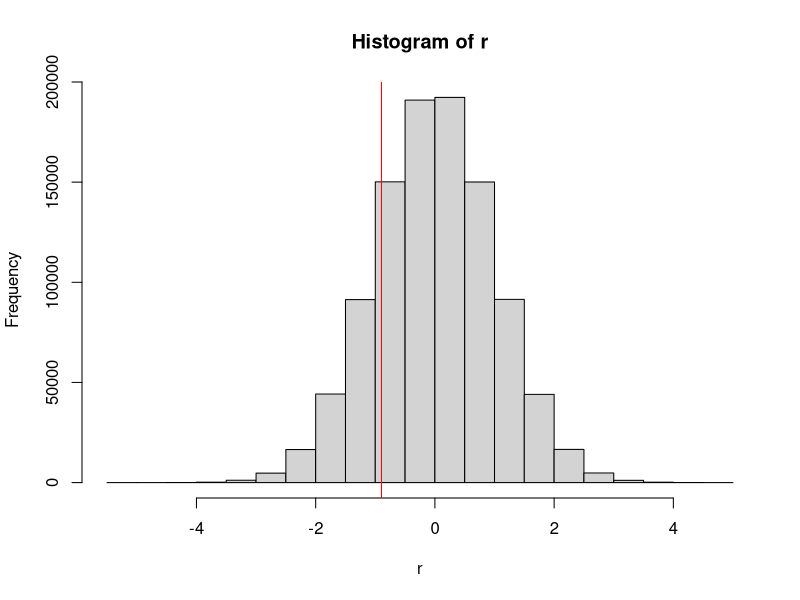
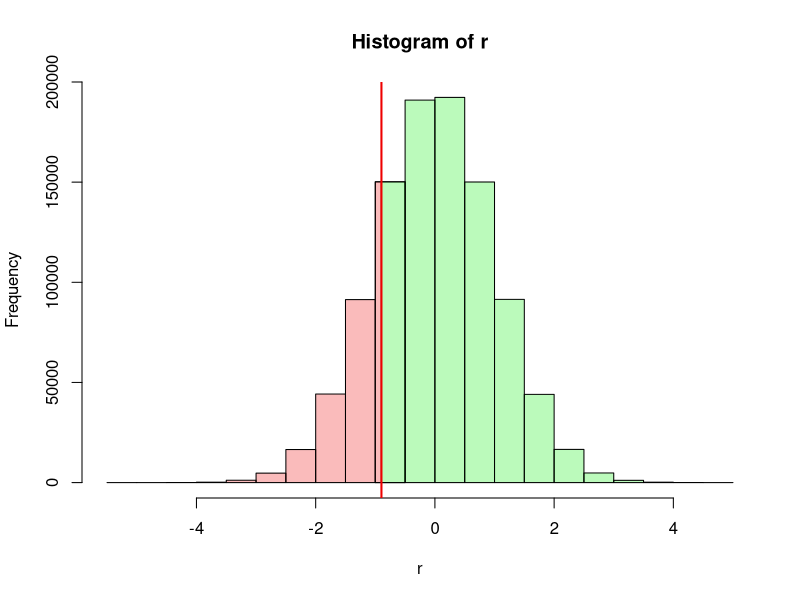
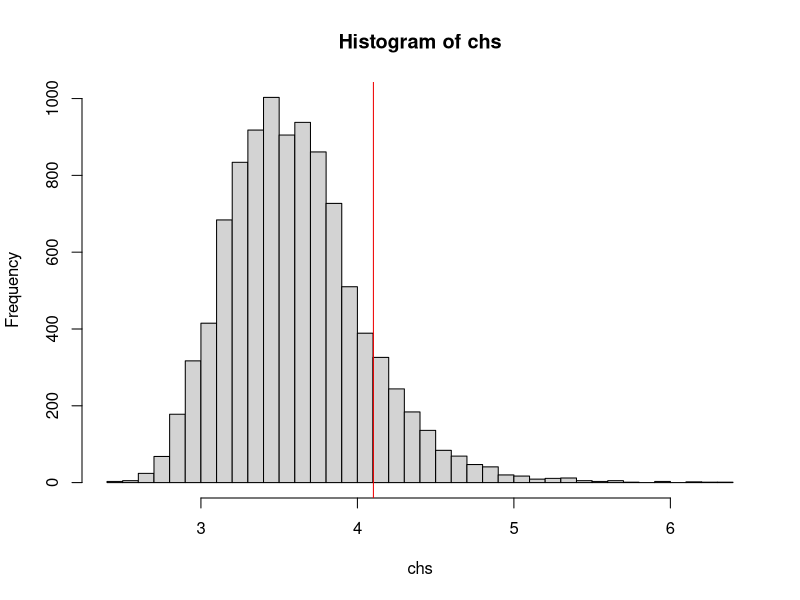

Write R code to recreate these figures, in order. (Note: this script raises an error after producing the figures.)
# tocID <- "FND-STA-Significance.R"
#
#
# Purpose:  A Bioinformatics Course:
#              R code accompanying the FND-STA-Significance unit.
#
# Version:  1.3
#
# Date:     2017-09  - 2020-09
# Author:   Boris Steipe (boris.steipe@utoronto.ca)
#
# Versions:
#           1.3    2020 Maintenance. Add sample solution.
#           1.2    Update set.seed() usage
#           1.1    Corrected treatment of empirical p-value
#           1.0    First contents
#
# TODO:
#
#
# == DO NOT SIMPLY  source()  THIS FILE! =======================================
#
# If there are portions you don't understand, use R's help system, Google for an
# answer, or ask your instructor. Don't continue if you don't understand what's
# going on. That's not how it works ...
# ==============================================================================


#TOC> ==========================================================================
#TOC> 
#TOC>   Section  Title                                              Line
#TOC> ------------------------------------------------------------------
#TOC>   1        Significance and p-value                             49
#TOC>   1.1        Significance levels                                60
#TOC>   1.2        probability and p-value                            77
#TOC>   1.2.1          p-value illustrated                           109
#TOC>   2        One- or two-sided                                   165
#TOC>   3        Significance by integration                         209
#TOC>   4        Significance by simulation or permutation           215
#TOC>   5        Final tasks                                         327
#TOC>   6        Sample solutions                                    336
#TOC>   6.1                                                          338
#TOC>   6.2                                                          342
#TOC>   6.3                                                          346
#TOC> 
#TOC> ==========================================================================


# =    1  Significance and p-value  ============================================

# The idea of the probability of an event has a precise mathematical
# interpretation, but how is it useful to know the probability? Usually we are
# interested in whether we should accept or reject a hypothesis based on the
# observations we have. A rational way to do this is to say: if the probability
# of observing the data is very small under the null-hypothesis, then we will
# assume the observation is due to something other than the null-hypothesis. But
# what do we mean by the "probability of our observation"? And what is "very
# small"?

# ==   1.1  Significance levels  ===============================================

# A "very small" probability is purely a matter of convention - a cultural
# convention. In the biomedical field we usually call probabilities of less then
# 0.05 (5%) small enough to reject the null-hypothesis. Thus we call
# observations with a probability of less than 0.05 "significant" and if we want
# to highlight this in text or in a graph, we often mark them with an asterisk
# (*). Also we often call observations with a probability of less than 0.01
# "highly significant" and mark them with two asterisks (**). But there is no
# special significance in these numbers, the cutoff point for significance could
# also be 0.0498631, or 0.03, or 1/(pi^3). 0.05 is just the value that the
# British statistician Ronald Fisher happened to propose for this purpose in
# 1925. Incidentally, Fisher later recommended to use different cutoffs for
# different purposes (cf.
# https://en.wikipedia.org/wiki/Statistical_significance).


# ==   1.2  probability and p-value  ===========================================

# But what do we even mean by the probability of an observation?
# Assume I am drawing samples from a normal distribution with a mean of 0 and a
# standard deviation of 1. The sample I get is ...

set.seed(sqrt(5))
x <- rnorm(1)
set.seed(NULL)

print(x, digits = 22)
# [1] -0.8969145466249813791748

# So what's the probability of that number? Obviously, the probability of
# getting exactly this number is very, very, very small. But also obviously,
# this does not mean that observing this number is in any way significant - we
# always observe some number. That's not what we mean in this case. There are
# several implicit assumptions when we speak of the probability of an
# observation:

# 1: the observation can be compared to a probability distribution;
# 2: that distribution can be integrated between any specific value
#      and its upper and lower bounds (or +- infinity).

# Then what we really mean by the probability of an observation in the context
# of that distribution is: the probability of observing that value, or a value
# more extreme than the one we have. We call this the p-value. Note that we are
# not talking about an individual number anymore, we are talking about the area
# under the curve between our observation and the upper (or lower) bound of the
# curve, as a fraction of the whole.


# ===   1.2.1  p-value illustrated                      

# Let's illustrate. First we draw a million random values from our
# standard, normal distribution:

N <- 1e6                             # one million
set.seed(112358)                     # set RNG seed for repeatable randomness
r <- rnorm(N)                        # N values from a normal distribution
set.seed(NULL)                       # reset the RNG

# Let's see what the distribution looks like:

(h <- hist(r))

# The histogram details are now available in the list h -  e.g. h$counts

# Where is the value we have drawn previously?
abline(v = x, col = "#EE0000")

# How many values are smaller?
sum(r < x)

# Let's color the bars:
#    first, make a vector of red and green colors for the bars with breaks
#    smaller and larger then x, white for the bar that contains x ...
hCol <- rep("#EE000044", sum(h$breaks < x) - 1)
hCol <- c(hCol, "#FFFFFFFF")
hCol <- c(hCol, rep("#00EE0044", sum(h$breaks > x) - 1))
# ... then plot the histogram, with colored bars ...
hist(r, col = hCol)
# ... add two colored rectangles into the white bar ...
idx <- sum(h$breaks < x)
xMin <- h$breaks[idx]
xMax <- h$breaks[idx + 1]
y <- h$counts[idx]
rect(xMin, 0, x, y, col = "#EE000044", border = TRUE)
rect(x, 0, xMax, y, col = "#00EE0044", border = TRUE)
# ... and a red line for our observation.
abline(v = x, col = "#EE0000", lwd = 2)

# The p-value of our observation is the red area as a fraction of the
# whole histogram (red + green).


# Task:
#    Explain how the expression sum(r < x) works to give us a count of values
#    with the property we are looking for. E.g., examine -4:4 < x

# Task:
#    Write an expression to estimate the probability that a value
#    drawn from the vector r is less-or-equal to x. The result you get
#    will depend on the exact values that went into the vector r but it should
#    be close to 0.185  That expression is the p-value associated with x.
#    (Sample solution 6.1)


# =    2  One- or two-sided  ===================================================

# The shape of our histogram confirms that the rnorm() function has returned
# values that appear distributed according to a normal distribution. In a normal
# distribution, readily available tables tell us that 5% of the values (i.e. our
# significance level) lie 1.96 (or approximately 2) standard deviations away
# from the mean. Is this the case here? How many values in our vector r are
# larger than 1.96?

sum(r > 1.96)
# [1] 24589

# Wait - that's about 2.5% of 1,000,000, not 5% as expected. Why?

# The answer is: we have to be careful with two-sided distributions. 2 standard
# deviations away from the mean means either larger or smaller than 1.96 . This
# can give rise to errors. If we are simply are interested in outliers, no
# matter larger or smaller, then the 1.96 SD cutoff for significance is correct.
# But if we are specifically interested in, say, larger values, because a
# smaller value is not meaningful, then the significance cutoff, expressed as
# standard deviations, is relaxed. We can use the quantile function to see what
# the cutoff values are:

quantile(r)
quantile(r, probs = c(0.025, 0.975)) # for the symmetric 2.5% boundaries
# close to ± 1.96, as expected
quantile(r, probs = 0.95) # for the single 5% boundary
# close to 1.64 . Check counts to confirm:
sum(r > quantile(r, probs = 0.95))
# [1] 50000
# which is 5%, as expected.

# Task:
# Use abline() to add the p = 0.05 boundary for smaller values to the histogram.
# (Sample solution 6.2)

# To summarize: when we evaluate the significance of an event, we divide a
# probability distribution into two parts at the point where the event was
# observed. We then ask whether the integral over the more extreme part is less
# or more than 5% of the whole. If it is less, we deem the event to be
# significant.
#


# =    3  Significance by integration  =========================================

# If the underlying probability distribution can be analytically or numerically
# integrated, the siginificance of an observation can be directly computed.


# =    4  Significance by simulation or permutation  ===========================

# But whether the integration is correct, or relies on assumptions that may not
# be warranted for biological data, can be a highly technical question.
# Fortunately, we can often simply run a simulation, a random resampling, or a
# permutation and then count the number of outcomes, just as we did with our
# rnorm() samples. We call this an empirical p-value. (Actually, the "empirical
# p-value" is defined as (Nobs + 1) / (N + 1).  )

# Here is an example. Assume you have a protein sequence and
# you speculate that positively charged residues are close to negatively charged
# residues to balance charge locally. A statistic that would capture this is the
# mean minimum distance between all D,E residues and the closest R,K,H
# residue. Let's compute this for the sequence of yeast Mbp1.

MBP1 <- paste0("MSNQIYSARYSGVDVYEFIHSTGSIMKRKKDDWVNATHILKAANFAKAKRTRILEKEVLK",
               "ETHEKVQGGFGKYQGTWVPLNIAKQLAEKFSVYDQLKPLFDFTQTDGSASPPPAPKHHHA",
               "SKVDRKKAIRSASTSAIMETKRNNKKAEENQFQSSKILGNPTAAPRKRGRPVGSTRGSRR",
               "KLGVNLQRSQSDMGFPRPAIPNSSISTTQLPSIRSTMGPQSPTLGILEEERHDSRQQQPQ",
               "QNNSAQFKEIDLEDGLSSDVEPSQQLQQVFNQNTGFVPQQQSSLIQTQQTESMATSVSSS",
               "PSLPTSPGDFADSNPFEERFPGGGTSPIISMIPRYPVTSRPQTSDINDKVNKYLSKLVDY",
               "FISNEMKSNKSLPQVLLHPPPHSAPYIDAPIDPELHTAFHWACSMGNLPIAEALYEAGTS",
               "IRSTNSQGQTPLMRSSLFHNSYTRRTFPRIFQLLHETVFDIDSQSQTVIHHIVKRKSTTP",
               "SAVYYLDVVLSKIKDFSPQYRIELLLNTQDKNGDTALHIASKNGDVVFFNTLVKMGALTT",
               "ISNKEGLTANEIMNQQYEQMMIQNGTNQHVNSSNTDLNIHVNTNNIETKNDVNSMVIMSP",
               "VSPSDYITYPSQIATNISRNIPNVVNSMKQMASIYNDLHEQHDNEIKSLQKTLKSISKTK",
               "IQVSLKTLEVLKESSKDENGEAQTNDDFEILSRLQEQNTKKLRKRLIRYKRLIKQKLEYR",
               "QTVLLNKLIEDETQATTNNTVEKDNNTLERLELAQELTMLQLQRKNKLSSLVKKFEDNAK",
               "IHKYRRIIREGTEMNIEEVDSSLDVILQTLIANNNKNKGAEQIITISNANSHA")

# first we split this string into individual characters:
v <- unlist(strsplit(MBP1, ""))

# and find the positions of our charged residues

ED  <- grep("[ED]", v)
RKH <- grep("[RKH]", v)

sep <- numeric(length(ED)) # this vector will hold the distances
for (i in seq_along(ED)) {
  sep[i] <- min(abs(RKH - ED[i]))
}

# Task: read and explain this bit of code

# Now that sep is computed, what does it look like?

table(sep)  # these are the minimum distances
# 24 of D,E residues are adjacent to R,K,H;
# the longest separation is 28 residues.

# What is the mean separation?
mean(sep)

# The value is 4.1 . Is this significant? Honestly, I would be hard pressed
# to solve this analytically. But by permutation it's soooo easy.

# First, we combine what we have done above into a function:

chSep <- function(v) {
  # computes the mean minimum separation of oppositely charged residues
  # Parameter: v (char) a vector of amino acids in the one-letter code
  # Value: msep (numeric) mean minimum separation

  ED  <- grep("[EDed]", v)
  RKH <- grep("[RKHrkh]", v)

  sep <- numeric(length(ED))
  for (i in seq_along(ED)) {
    sep[i] <- min(abs(RKH - ED[i]))
  }
  return(mean(sep))
}

# Execute the function to define it.

# Confirm that the function gives the same result as the number we
# calculated above:
chSep(v)

# Now we can produce a random permutation of v, and recalculate

set.seed(pi)                       # set RNG seed for repeatable randomness
w <- sample(v, length(v))          # This shuffles the vector v. Memorize this
                                   # code paradigm. It is very useful.
set.seed(NULL)                     # reset the RNG



chSep(w)
# 3.273 ... that's actually less than what we had before.

# Let's do this 10000 times and record the results (takes a few seconds):

N <- 10000
chs <- numeric(N)
for (i in 1:N) {
  chs[i] <- chSep(sample(v, length(v))) # charge
}

hist(chs, breaks = 50)
abline(v = chSep(v), col = "#EE0000")

# Contrary to our expectations, the actual observed mean minimum charge
# separation seems to be larger than what we observe in randomly permuted
# sequences. But is this significant? Your task to find out.

# Task:
# Calculate the empirical p-value for chsep(v)
# (Sample solution 6.3)


# =    5  Final tasks  =========================================================

# From chs, compute the empirical p-value of a mean minimum charge separation to
#   be larger or equal to the value observed for the yeast MBP1 sequence. Note
#   the result in your journal. Is it significant? Also note the result of
#   the following expression for validation:
seal(sum(chs))


# =    6  Sample solutions  ====================================================

# ==   6.1    ==================================================================
#
sum(r <= x) / length(r)

# ==   6.2    ==================================================================
#
abline(v = quantile(r, probs = c(0.05)))

# ==   6.3    ==================================================================
#
( x <- (sum(chs >= chSep(v)) + 1) / (length(chs) + 1) )


# [END]
